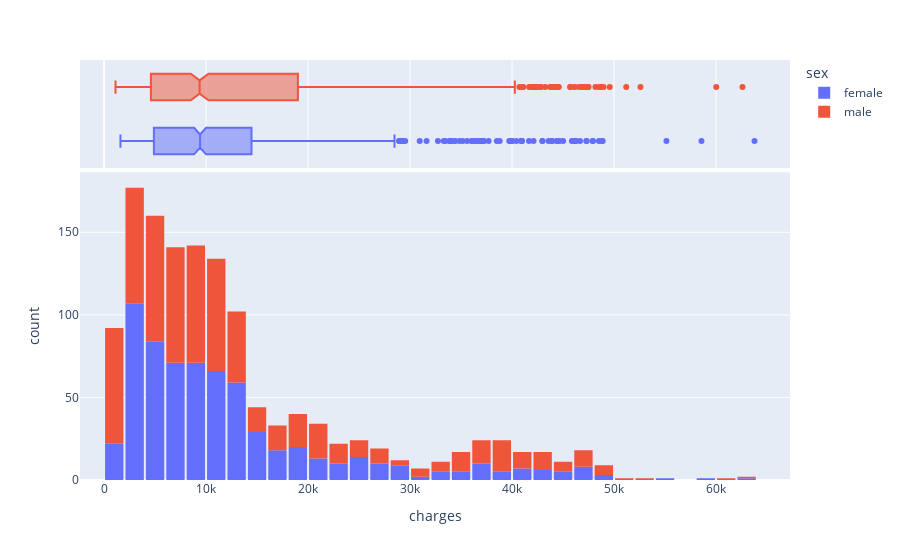

The cell this chart's notebook holds for it:
### Markdown cell above
**Завдання 2**: Візуалізуйте розподіл медичних зборів (`charges`) у вигляді інтерактивної гістограми plotly з розбиттями за категоріями ознак
1. `sex`
2. `region`

Додайте маржинальний графік у вигляді бокс-плота вгорі по дикретним категоріям ознак.
Скористайтесь прикладом візуалізації з лекції.
Опишіть свої спостереження.

### Code cell
fig = px.histogram(medical_df, x='charges', color='sex', marginal='box')
fig.update_layout(bargap=0.1)
fig.show()

### Figure 1 — Plotly figure (JSON) as saved in the notebook; plotly's stock layout.template omitted (floating-point values rounded to 4 significant figures; data arrays with more than 128 entries replaced by an {"elided": "..."} marker saying what was removed)
{"data": [{"alignmentgroup": "True", "bingroup": "x", "hovertemplate": "sex=female<br>charges=%{x}<br>count=%{y}<extra></extra>", "legendgroup": "female", "marker": {"color": "#636efa", "pattern": {"shape": ""}}, "name": "female", "offsetgroup": "female", "orientation": "v", "showlegend": true, "type": "histogram", "x": {"elided": "662 float values"}, "xaxis": "x", "yaxis": "y"}, {"alignmentgroup": "True", "hovertemplate": "sex=female<br>charges=%{x}<extra></extra>", "legendgroup": "female", "marker": {"color": "#636efa"}, "name": "female", "notched": true, "offsetgroup": "female", "showlegend": false, "type": "box", "x": {"elided": "662 float values"}, "xaxis": "x2", "yaxis": "y2"}, {"alignmentgroup": "True", "bingroup": "x", "hovertemplate": "sex=male<br>charges=%{x}<br>count=%{y}<extra></extra>", "legendgroup": "male", "marker": {"color": "#EF553B", "pattern": {"shape": ""}}, "name": "male", "offsetgroup": "male", "orientation": "v", "showlegend": true, "type": "histogram", "x": {"elided": "676 float values"}, "xaxis": "x", "yaxis": "y"}, {"alignmentgroup": "True", "hovertemplate": "sex=male<br>charges=%{x}<extra></extra>", "legendgroup": "male", "marker": {"color": "#EF553B"}, "name": "male", "notched": true, "offsetgroup": "male", "showlegend": false, "type": "box", "x": {"elided": "676 float values"}, "xaxis": "x2", "yaxis": "y2"}], "layout": {"bargap": 0.1, "barmode": "relative", "legend": {"title": {"text": "sex"}, "tracegroupgap": 0}, "margin": {"t": 60}, "xaxis": {"anchor": "y", "domain": [0, 1], "title": {"text": "charges"}}, "xaxis2": {"anchor": "y2", "domain": [0, 1], "matches": "x", "showgrid": true, "showticklabels": false}, "yaxis": {"anchor": "x", "domain": [0, 0.7326], "title": {"text": "count"}}, "yaxis2": {"anchor": "x2", "domain": [0.7426, 1], "matches": "y2", "showgrid": false, "showline": false, "showticklabels": false, "ticks": ""}}}
